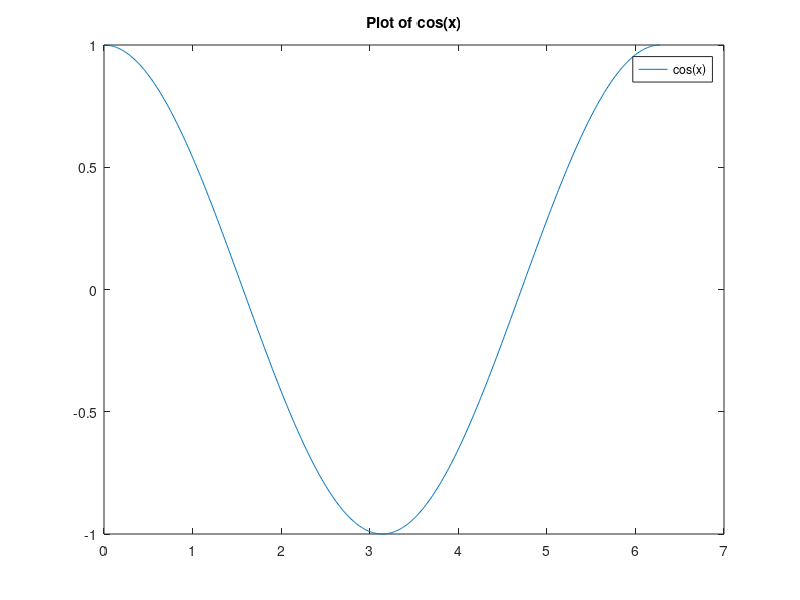
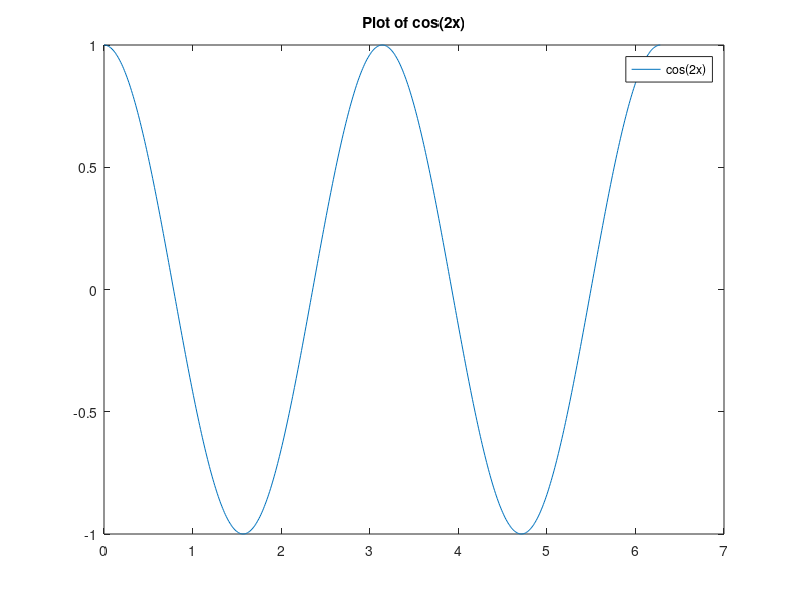
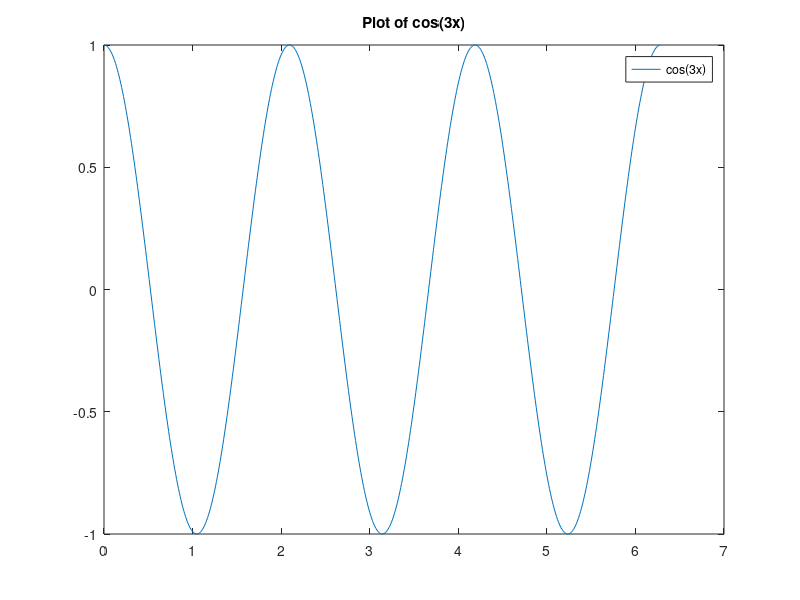
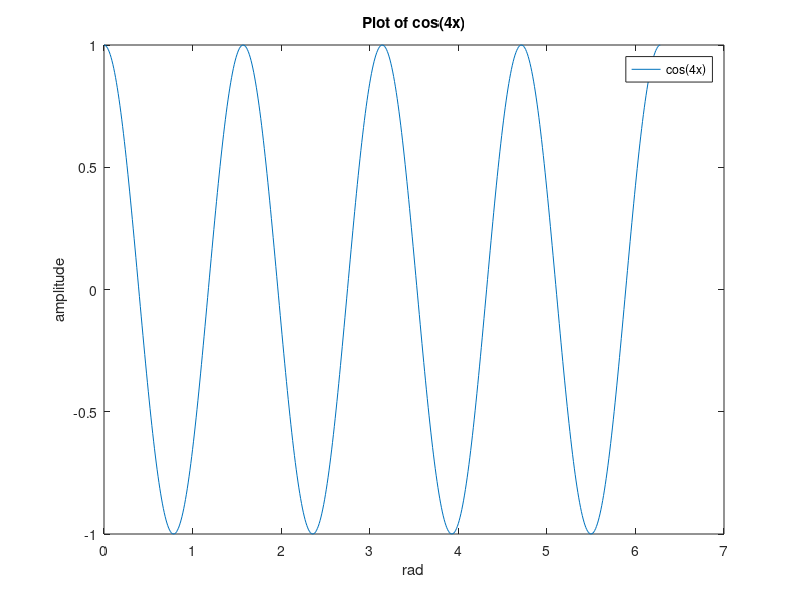

MATLAB code for these plots, in order:
clear all;
close all;
clc;
x=0:0.01:2*pi;
y1=cos(x);
y2=cos(2*x);
y3=cos(3*x);
y4=cos(4*x);

figure(1);
plot(x,y1);
title('Plot of cos(x)');
legend('cos(x)')

figure(2);
plot(x,y2);
title('Plot of cos(2x)');
legend('cos(2x)')

figure(3);
plot(x,y3);
title('Plot of cos(3x)');
legend('cos(3x)')

figure(4);
plot(x,y4);
title('Plot of cos(4x)');
legend('cos(4x)')

xlabel('rad')
ylabel('amplitude')